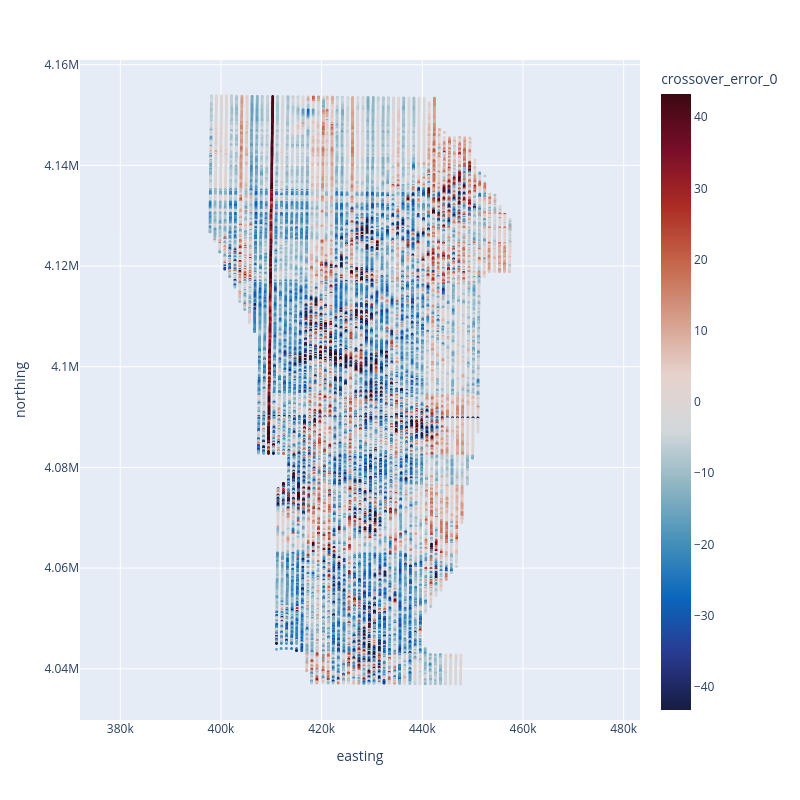

The cell this chart's notebook holds for it:
### Code cell
airbornegeo.plotly_points(
    inters,
    color_col=inters.columns[-1],
    hover_cols=["line1", "line2"],
    robust=True,
    absolute=True,
    cmap="balance",
    size=3,
    edge_width=0,
)

### Figure 1 — Plotly figure (JSON) as saved in the notebook; plotly's stock layout.template omitted (floating-point values rounded to 4 significant figures; data arrays with more than 128 entries replaced by an {"elided": "..."} marker saying what was removed)
{"data": [{"customdata": {"elided": "24088x2 int values"}, "hovertemplate": "easting=%{x}<br>northing=%{y}<br>line1=%{customdata[0]}<br>line2=%{customdata[1]}<br>crossover_error_0=%{marker.color}<extra></extra>", "legendgroup": "", "marker": {"color": {"elided": "24088 float values"}, "coloraxis": "coloraxis", "line": {"color": "black", "width": 0}, "size": 3, "symbol": "circle"}, "mode": "markers", "name": "", "showlegend": false, "type": "scattergl", "x": {"elided": "24088 float values"}, "xaxis": "x", "y": {"elided": "24088 float values"}, "yaxis": "y"}], "layout": {"autosize": false, "coloraxis": {"cmax": 43.25, "cmin": -43.25, "colorbar": {"title": {"text": "crossover_error_0"}}, "colorscale": [[0, "rgb(23, 28, 66)"], [0.09091, "rgb(41, 58, 143)"], [0.1818, "rgb(11, 102, 189)"], [0.2727, "rgb(69, 144, 185)"], [0.3636, "rgb(142, 181, 194)"], [0.4545, "rgb(210, 216, 219)"], [0.5455, "rgb(230, 210, 204)"], [0.6364, "rgb(213, 157, 137)"], [0.7273, "rgb(196, 101, 72)"], [0.8182, "rgb(172, 43, 36)"], [0.9091, "rgb(120, 14, 40)"], [1, "rgb(60, 9, 17)"]]}, "height": 800, "legend": {"tracegroupgap": 0}, "margin": {"t": 60}, "width": 800, "xaxis": {"anchor": "y", "domain": [0, 1], "title": {"text": "easting"}}, "yaxis": {"anchor": "x", "domain": [0, 1], "scaleanchor": "x", "scaleratio": 1, "title": {"text": "northing"}}}}
